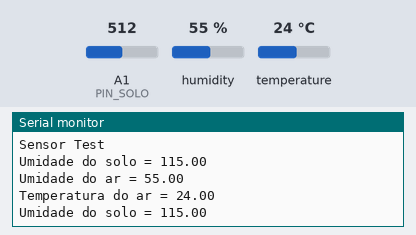
The sketch below on a simulated Arduino Uno, built with avr-gcc and run on an emulated ATmega328P. On the bench: the last lines printed to the serial monitor. The inputs (shaded band) are chosen by the test bench; at power-on: humidity 55 %, A1 (PIN_SOLO) = 512, temperature 24 °C.

Above: at 2.8 s.
2.9 s: humidity set to 22 %
At 5.0 s:
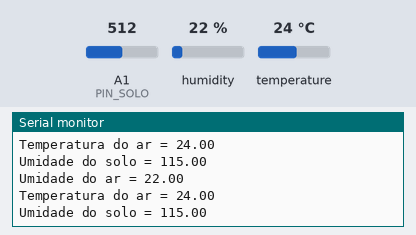
5.6 s: A1 (PIN_SOLO) set to 716
At 7.2 s:
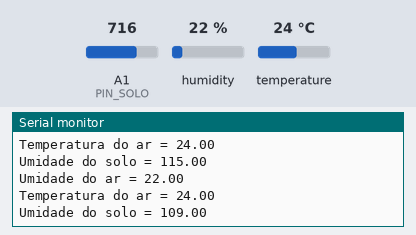
8.3 s: temperature set to 12 °C
At 10.8 s:
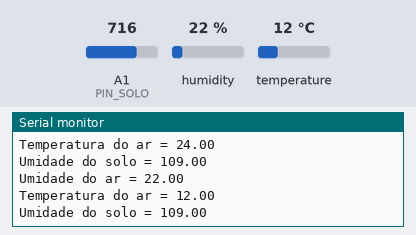
11.0 s: A1 (PIN_SOLO) set to 900
At 13.4 s:
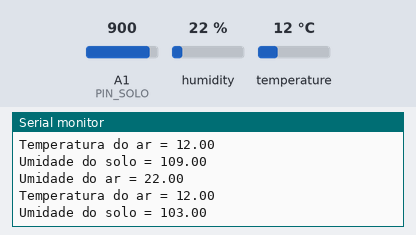
13.7 s: humidity set to 40 %
At 14.6 s:
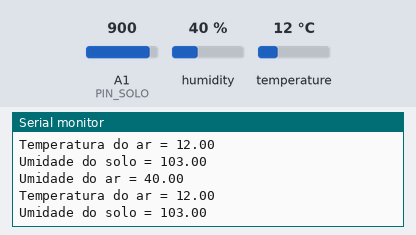
Timing chart, 0 to 16.7 s (numbered marks = the images above; inputs shaded):
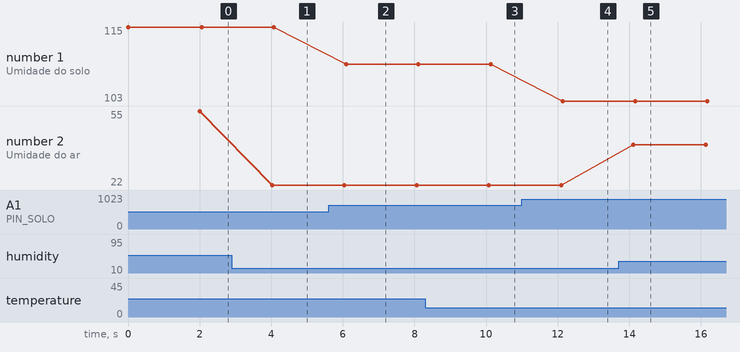

Measured:
- after the input at 2.9 s, the serial monitor: prints a new line after 1.1 s (image 1)
- after the input at 5.6 s, the serial monitor: prints a new line after 0.49 s (image 2)
- after the input at 8.3 s, the serial monitor: prints a new line after 1.8 s (image 3)
- after the input at 11.0 s, the serial monitor: prints a new line after 1.1 s (image 4)
- after the input at 13.7 s, the serial monitor: prints a new line after 0.41 s (image 5)
- plotted number 1: 115 → 109 after the input at 5.6 s, 109 → 103 after the input at 11.0 s
- plotted number 2: 55 → 22 after the input at 2.9 s, 22 → 40 after the input at 13.7 s

The sketch:

testando-melhoras.ino
```cpp
#include "DHT.h"

#define DHT_PIN 5
#define DHT_TYPE DHT22

#define PIN_SOLO 15

float humidade, temperatura, umidade_do_solo;
String texto_temperatura = "";
String texto_umidade = "";
String texto_umidade_solo = "";

DHT dht(DHT_PIN, DHT_TYPE);

void iniciaSensorSolo(){
  pinMode(PIN_SOLO, INPUT);
}

void inicializaSensorHumETempAr(){
  Serial.println(F("Sensor Test"));
  dht.begin();
}

void medeUmidadeDoSolo() {
  umidade_do_solo = map (analogRead (PIN_SOLO), 4095, 1000, 0, 100);
  texto_umidade_solo = String(umidade_do_solo) + " % ";
  //delay(2000);
  Serial.print("Umidade do solo = ");
  Serial.println(umidade_do_solo);
}

void leituraSensorHumidadeEtemperaturaDoAr(){
  delay(2000);

  humidade = dht.readHumidity();
  temperatura = dht.readTemperature();

  if (isnan(humidade) || isnan(temperatura)) {
    Serial.println(F("Failed to read from DHT sensor!"));

  }
  texto_temperatura = String(temperatura) + " C ";
  texto_umidade = String(humidade) + " % ";
  Serial.print("Umidade do ar = ");
  Serial.println(humidade);
  Serial.print("Temperatura do ar = ");
  Serial.println(temperatura);
}

void lerTodosSensores() {
  medeUmidadeDoSolo();
  leituraSensorHumidadeEtemperaturaDoAr();
}

void setup() {
  Serial.begin(9600);
  inicializaSensorHumETempAr();
  iniciaSensorSolo();
}

void loop() {
  lerTodosSensores();
}
```
